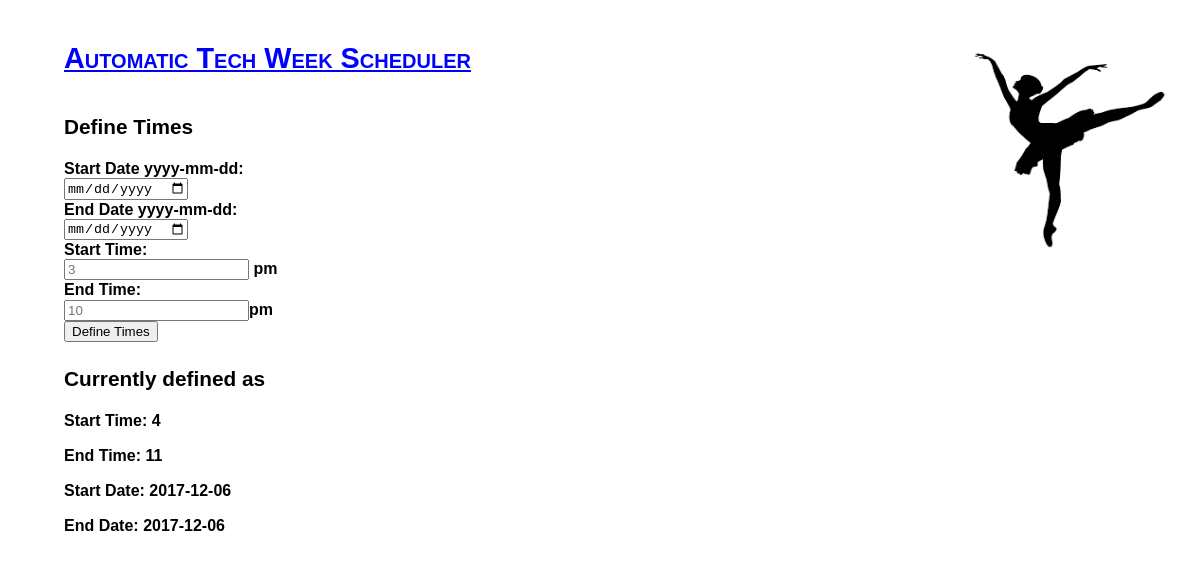
Page /define_times on the earlier database version.
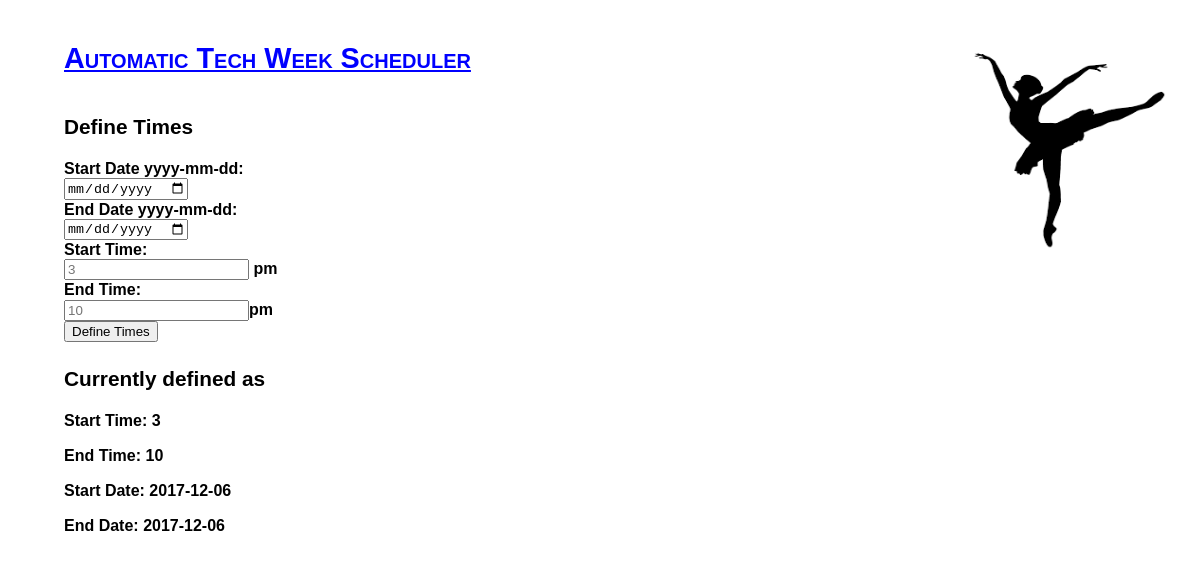
Same page on the later database version.
### user_manager.py (models this page shows)
class _Times(_Base):
  __tablename__ = 'times'
  id = Column(Integer, primary_key=True)
  start_date = Column(String)
  end_date = Column(String)
  start_time = Column(Integer)
  end_time = Column(Integer)

### views.py (the view, shortened to what this page needs)
@app.route("/define_times", methods=['GET', 'POST'])
def define_times():
  return fk.render_template('times.html', current_time = um.get_time())

### user_manager.py (called while the page is built)
def get_time():
  s = _session()
  TIME = s.query(_Times).first()
  if TIME:
    return TIME
  else:
    return None

### templates/times.html (shortened to what this page needs)
<html xmlns="http://www.w3.org/1999/xhtml">
<head>
  <link href="{{ url_for('static', filename='style.css') }}" rel="stylesheet"  type="text/css">
</head>
<body>
  <img  alt="Ballet" style="float: right;" height="200" width="200"
        src= "{{ url_for('static', filename='images/ballet.jpg') }}"
  />
  <strong/>
  <a href="/index"><h1>Automatic Tech Week Scheduler</h1></a>
  <h3>Define Times</h3>
  <form action="/define_times", method="post">
  Start Date yyyy-mm-dd:<br>
  <input type="date" name="start_date" id = "test"/>
  <br>
  End Date yyyy-mm-dd:<br>
  <input type="date" name="end_date">
  <br>
  Start Time:<br>
  <input type="number" min="0" step="1" name="start_time" placeholder = '3'> pm
  <br>
  End Time:<br>
  <input type="number" min="0" step="1" name="end_time" placeholder = '10'>pm
  <br>
  <input class="bn" type="submit" value="Define Times">
  </form>
  <h3>Currently defined as </h3>
  <p>Start Time: {{ current_time.start_time}}</p>
  <p>End Time: {{ current_time.end_time}}</p>
  <p>Start Date: {{ current_time.start_date}}</p>
  <p>End Date: {{ current_time.end_date}}</p>
</body>
</html>

### static/style.css (style rules this page uses)
body { font-size: 12pt; font-family: Helvetica, Arial, sans-serif; font-weight: normal; font-style: normal; color: black; background-color: white; line-height: 1.2em; margin-left: 4em; margin-right: 2em; }
p { padding: 0; margin-top: 1em; margin-bottom: 1em; text-align: left; }
h1 { font-size: 180%; font-weight: bold; font-style: normal; font-variant: small-caps; text-align: left; padding: 0; margin-top: 1.7em; margin-bottom: 1.7em; }
h3 { font-size: 130%; font-weight: bold; font-style: normal; padding: 0; margin-top: 1.3em; margin-bottom: 1.1em; }
strong { font-weight: bold; }
a[href] { color: blue; text-decoration: underline; }

Differences in the rows shown:
changed _Times: start_time "4" → "3"; end_time "11" → "10"
